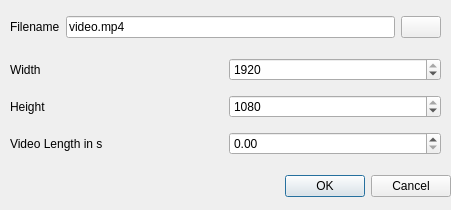
<?xml version="1.0" encoding="UTF-8"?>
<ui version="4.0">
 <class>RenderVideoDialog</class>
 <widget class="QDialog" name="RenderVideoDialog">
  <property name="geometry">
   <rect>
    <x>0</x>
    <y>0</y>
    <width>451</width>
    <height>210</height>
   </rect>
  </property>
  <property name="windowTitle">
   <string>Render a Video</string>
  </property>
  <widget class="QDialogButtonBox" name="buttonBox">
   <property name="geometry">
    <rect>
     <x>280</x>
     <y>170</y>
     <width>171</width>
     <height>32</height>
    </rect>
   </property>
   <property name="orientation">
    <enum>Qt::Horizontal</enum>
   </property>
   <property name="standardButtons">
    <set>QDialogButtonBox::Cancel|QDialogButtonBox::Ok</set>
   </property>
  </widget>
  <widget class="QWidget" name="layoutWidget_2">
   <property name="geometry">
    <rect>
     <x>10</x>
     <y>50</y>
     <width>431</width>
     <height>116</height>
    </rect>
   </property>
   <layout class="QGridLayout" name="gridLayout_4">
    <item row="0" column="0">
     <widget class="QLabel" name="label_4">
      <property name="text">
       <string>Width</string>
      </property>
     </widget>
    </item>
    <item row="1" column="0">
     <widget class="QLabel" name="label_5">
      <property name="text">
       <string>Height</string>
      </property>
     </widget>
    </item>
    <item row="0" column="1">
     <widget class="QSpinBox" name="WidthSpinBox">
      <property name="minimum">
       <number>0</number>
      </property>
      <property name="maximum">
       <number>1920</number>
      </property>
      <property name="value">
       <number>1920</number>
      </property>
     </widget>
    </item>
    <item row="1" column="1">
     <widget class="QSpinBox" name="HeightSpinBox">
      <property name="maximum">
       <number>1080</number>
      </property>
      <property name="value">
       <number>1080</number>
      </property>
     </widget>
    </item>
    <item row="2" column="0">
     <widget class="QLabel" name="label_3">
      <property name="text">
       <string>Video Length in s</string>
      </property>
     </widget>
    </item>
    <item row="2" column="1">
     <widget class="QDoubleSpinBox" name="TimeSpinBox"/>
    </item>
   </layout>
  </widget>
  <widget class="QLabel" name="warningLabel">
   <property name="enabled">
    <bool>true</bool>
   </property>
   <property name="geometry">
    <rect>
     <x>10</x>
     <y>140</y>
     <width>431</width>
     <height>20</height>
    </rect>
   </property>
   <property name="text">
    <string/>
   </property>
  </widget>
  <widget class="QWidget" name="verticalLayoutWidget">
   <property name="geometry">
    <rect>
     <x>10</x>
     <y>10</y>
     <width>431</width>
     <height>34</height>
    </rect>
   </property>
   <layout class="QHBoxLayout" name="horizontalLayout">
    <item>
     <widget class="QLabel" name="label">
      <property name="text">
       <string>Filename</string>
      </property>
     </widget>
    </item>
    <item>
     <widget class="QLineEdit" name="filenameEdit">
      <property name="text">
       <string>video.mp4</string>
      </property>
     </widget>
    </item>
    <item>
     <widget class="QPushButton" name="filenameSelect">
      <property name="text">
       <string/>
      </property>
      <property name="icon">
       <iconset>
        <normaloff>../../../../../../../usr/share/icons/Adwaita/scalable/places/user-desktop-symbolic.svg</normaloff>../../../../../../../usr/share/icons/Adwaita/scalable/places/user-desktop-symbolic.svg</iconset>
      </property>
     </widget>
    </item>
   </layout>
  </widget>
 </widget>
 <resources/>
 <connections>
  <connection>
   <sender>buttonBox</sender>
   <signal>accepted()</signal>
   <receiver>RenderVideoDialog</receiver>
   <slot>accept()</slot>
   <hints>
    <hint type="sourcelabel">
     <x>498</x>
     <y>330</y>
    </hint>
    <hint type="destinationlabel">
     <x>157</x>
     <y>274</y>
    </hint>
   </hints>
  </connection>
  <connection>
   <sender>buttonBox</sender>
   <signal>rejected()</signal>
   <receiver>RenderVideoDialog</receiver>
   <slot>reject()</slot>
   <hints>
    <hint type="sourcelabel">
     <x>520</x>
     <y>330</y>
    </hint>
    <hint type="destinationlabel">
     <x>286</x>
     <y>274</y>
    </hint>
   </hints>
  </connection>
 </connections>
</ui>
